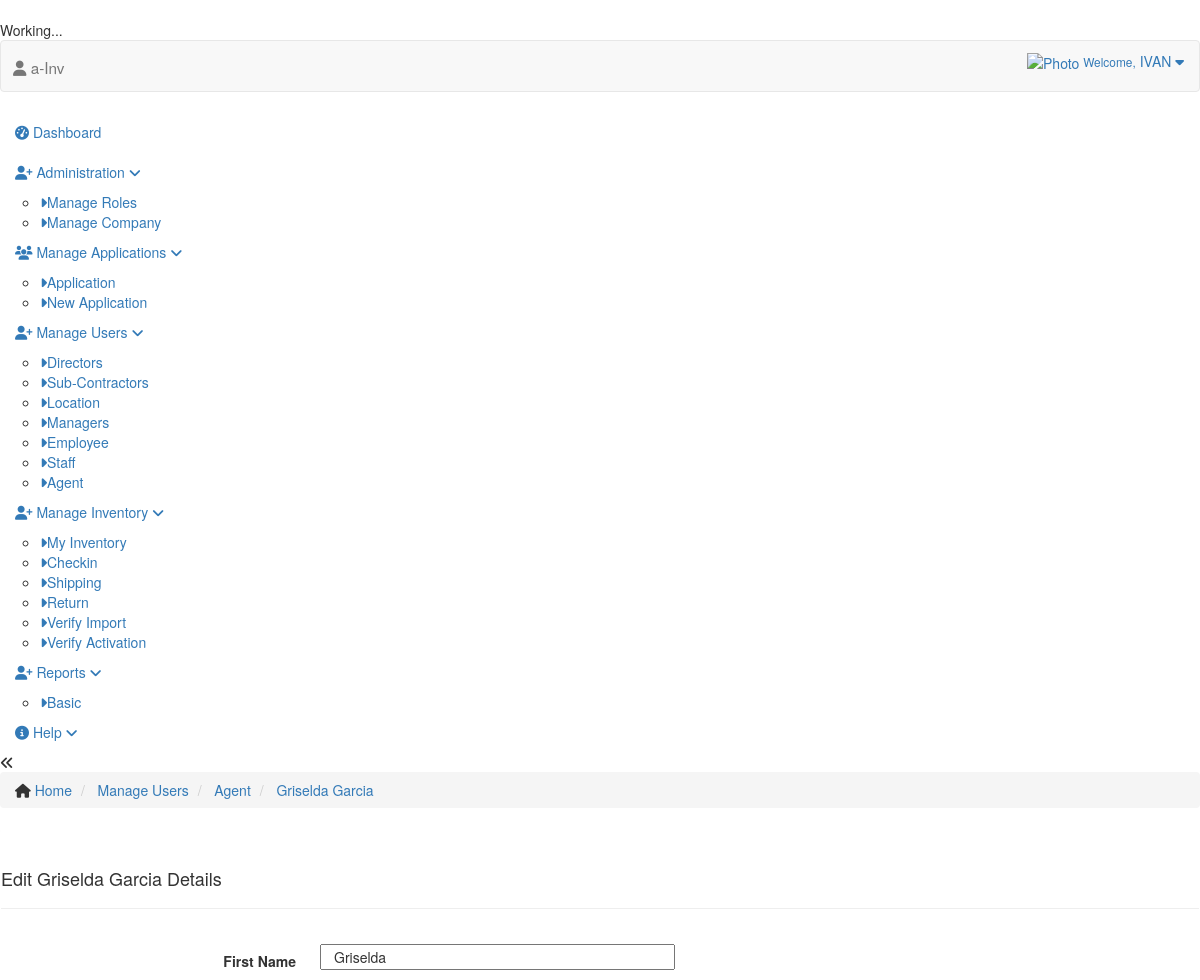
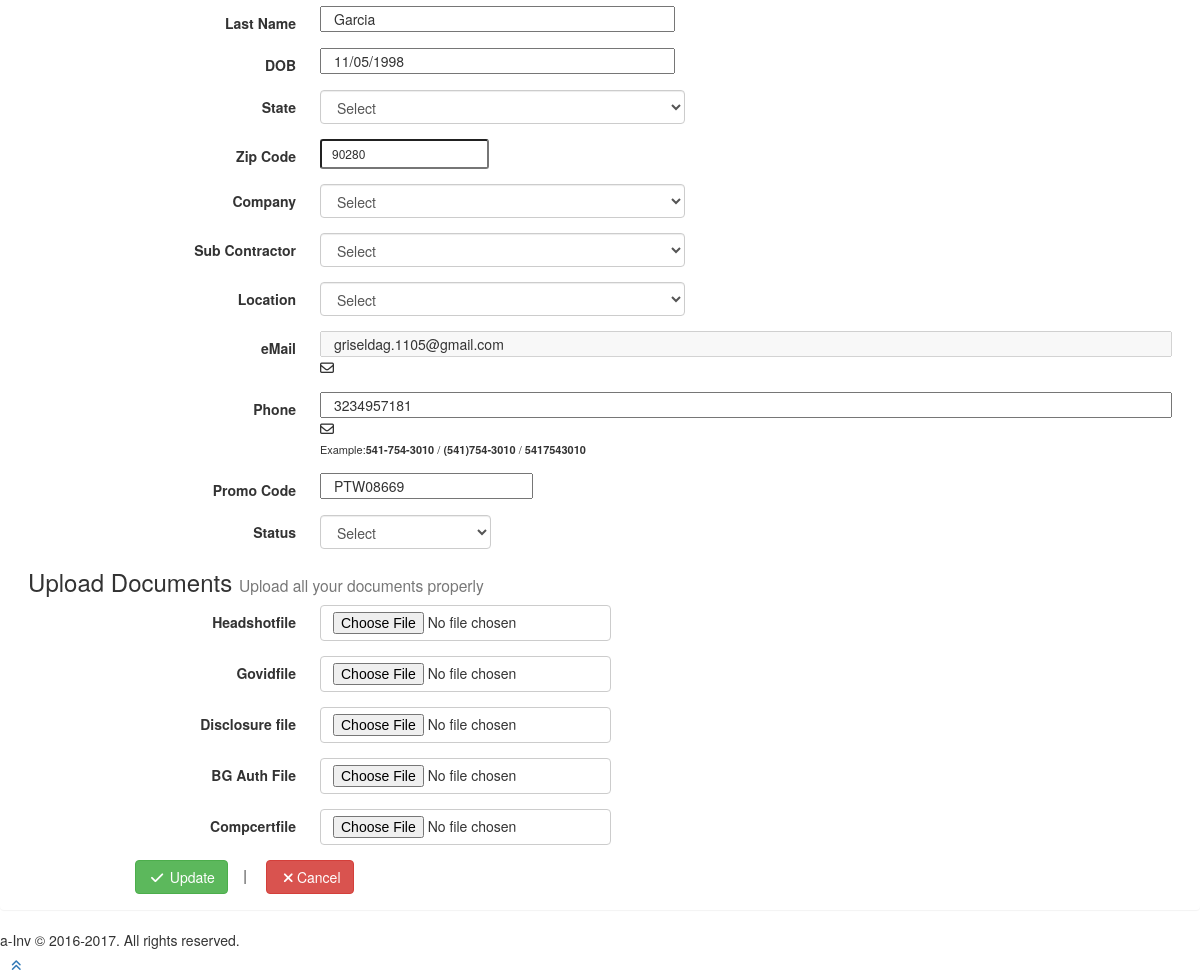
The page /users/agent/edit/20171107030833 (signed in) on the database its author committed (2 pictures, top to bottom).
### tables this page shows
CREATE TABLE IF NOT EXISTS `agents` (
  `ID` bigint(21) NOT NULL AUTO_INCREMENT,
  `FIRST_NAME` varchar(200) DEFAULT NULL,
  `LAST_NAME` varchar(200) DEFAULT NULL,
  `EMAILID` varchar(200) DEFAULT NULL,
  `STATE` varchar(30) DEFAULT NULL,
  `ZIPCODE` varchar(10) DEFAULT NULL,
  `USAC_FORM` varchar(200) DEFAULT NULL,
  `BATCH_DATE` date DEFAULT NULL,
  `AG_GROUP` varchar(100) NOT NULL,
  `DMA` varchar(50) DEFAULT NULL,
  `BATCH_YEAR` varchar(5) DEFAULT NULL,
  `PARENT_CMPNY` int(5) DEFAULT NULL,
  `ENROLLMENT_NUMBER` varchar(100) DEFAULT NULL,
  `ENROLLMENT_CHANNEL` varchar(100) DEFAULT NULL,
  `Q_STATUS` varchar(50) DEFAULT NULL,
  `STATUS_ID` int(5) DEFAULT NULL,
  `CREATED_ON` datetime DEFAULT NULL,
  `CREATED_BY` bigint(21) DEFAULT NULL,
  `HEADSHOT_FILE` varchar(200) DEFAULT NULL,
  `GOVID_FILE` varchar(200) DEFAULT NULL,
  `DISCLOSURE_FILE` varchar(200) DEFAULT NULL,
  `BG_AUTH_FILE` varchar(200) DEFAULT NULL,
  `COMP_CERT_FILE` varchar(200) DEFAULT NULL,
  `USER_ID` varchar(30) DEFAULT NULL,
  `PHONE` varchar(20) DEFAULT NULL,
  `ACTION` varchar(20) DEFAULT NULL,
  `STATUS` tinyint(2) DEFAULT '1',
  `LOCATION_ID` bigint(21) DEFAULT NULL,
  `DOB` date DEFAULT NULL,
  `SOCIAL` tinytext,
  `PROMOCODE` varchar(100) DEFAULT NULL,
  `DL` varchar(100) DEFAULT NULL,
  `SUBCNT` bigint(21) DEFAULT NULL,
  PRIMARY KEY (`ID`,`AG_GROUP`)
);

### index.php (called while the page is built, shortened)
<?php
require 'application/libs/controller.php';
require 'application/libs/model.php';
$objApp = new Application();

### application/libs/model.php (called while the page is built, shortened)
<?php
	class Model {
		public $objDBConn = NULL;
		private function openDatabaseConnection() {
			$options = array( PDO::ATTR_DEFAULT_FETCH_MODE => PDO::FETCH_OBJ, PDO::ATTR_ERRMODE => PDO::ERRMODE_WARNING );
			$this->objDBConn = new PDO(DB_TYPE . ':host=' . DB_HOST . ';dbname=' . DB_NAME, DB_USER, DB_PASS, $options);
		}
		public function getData($arrData, $getAll = false) {
			$fields = ( $arrData [ 'FIELDS' ] == '' ) ? "*" : $arrData [ 'FIELDS' ];
			$table = $arrData [ 'TABLE' ];
			$where = ( $arrData [ 'WHERE' ] ) ? " WHERE " . $arrData [ 'WHERE' ] : "";
			$orderby = '';
			$limit = '';
			$groupby = '';
			$strQuery = "SELECT " . $fields . " FROM " . $table . $where . $groupby . $orderby . $limit;
			$objStmt = $this->objDBConn->prepare($strQuery);
			$objStmt->execute();
			return ( $getAll ) ? $objStmt->fetchAll() : $objStmt->fetch();
		}
	}

### application/libs/controller.php (called while the page is built, shortened)
<?php
	class Controller {
		public function loadModel($model_name) {
			if ( file_exists('application/models/' . strtolower($model_name) . '.php') ) {
				return new $strObj();
			}
		}
		function getParameters($i = 1){
			$url = rtrim($_GET[ 'url' ], '/');
			$url = filter_var($url, FILTER_SANITIZE_URL);
			$url = explode('/', $url);
			return $url[ $i + 1 ];
		}
		function getLoggedUserRoleID() {
			return $_SESSION[ 'ROLE_ID' ];
		}
	}

### application/models/agents.php (called while the page is built, shortened)
<?php
	class agentsModel extends Model {
		function getAgent( $strAgent ) {
			$arrData[ 'FIELDS' ] = "A.*";
			$arrData[ 'FIELDS' ] .= ", ( SELECT S.NAME FROM " . COMPANY_USERS . " S WHERE S.USER_ID = A.SUBCNT ) AS SUBC";
			$arrData[ 'FIELDS' ] .= ", ( SELECT L.NAME FROM " . LOCATION . " L WHERE A.LOCATION_ID = L.ID ) AS LOCATION";
			$arrData[ 'FIELDS' ] .= ", ( SELECT L2.ADDRESS FROM " . LOCATION . " L2 WHERE A.LOCATION_ID = L2.ID ) AS ADDRESS";
			$arrData[ 'TABLE' ] = AGENTS . " A";
			$arrData[ 'WHERE' ] = "A.USER_ID = '" . $strAgent . "'";
			return $this->getData($arrData);
		}
	}

### application/views/users/editagent.php (the view, shortened to what this page needs)
<div class="main-content">
	<div class="main-content-inner">
		<div class="breadcrumbs ace-save-state" id="breadcrumbs">
			<ul class="breadcrumb">
				<li> <i class="ace-icon fa fa-home home-icon"></i> <a href="#">Home</a> </li>
				<li> <a href="#">Manage Users</a> </li>
				<li> <a href="#">Agent</a> </li>
				<li> <a href="#"><?php echo $arrAgent->FIRST_NAME ?>  <?php echo $arrAgent->LAST_NAME ?></a></li>
			</ul>
		</div>
		<div class="page-content">
			<div class="panel">
				<div class="page-header">
					<h4>Edit <?php echo $arrAgent->FIRST_NAME ?>  <?php echo $arrAgent->LAST_NAME ?> Details</h4>
				</div>
				<div class="panel-body">
				<div class="">
				<div class="col-xs-12">
				<form class="form-horizontal" role="form" ENCTYPE="multipart/form-data"
				      id="agent_add_form" name="agent_add_form" method="post" action="/users/agent/edit/<?php echo $arrAgent->USER_ID ?>">
				<div class="form-group">
					<label class="col-sm-3 control-label no-padding-right" for="form-field-1"> First Name </label>
					<div class="col-sm-9">
						<input value="<?php echo $arrAgent->FIRST_NAME ?>" type="text" id="firstname" name="firstname" placeholder="First Name" class="required col-xs-10 col-sm-5"/>
					</div>
				</div>
				<div class="form-group">
					<label class="col-sm-3 control-label no-padding-right" for="form-field-1"> Last Name </label>
					<div class="col-sm-9">
						<input  value="<?php echo $arrAgent->LAST_NAME ?>" type="text" id="lastname" name="lastname"
                                placeholder="Last Name" class="required col-xs-10 col-sm-5"/>
					</div>
				</div>
                <div class="form-group">
                    <label class="col-sm-3 control-label no-padding-right" for="form-field-1"> DOB </label>
                    <div class="col-sm-9">
                        <input  value="<?php echo $arrAgent->DOB ?>" type="text" id="dob" name="dob" placeholder="Date of Birth" class="required col-xs-10 col-sm-5"/>
                    </div>
                </div>
				<div class="form-group">
					<label class="col-sm-3 control-label no-padding-right" for="form-field-1"> State </label>
					<div class="col-sm-4">
						<select class="required form-control" id="state" name="state">
							<option value="">Select</option>
						</select>
					</div>
				</div>
				<div class="form-group">
					<label class="col-sm-3 control-label no-padding-right" for="form-field-4">Zip Code</label>
					<div class="col-sm-9">
						<input value="<?php echo $arrAgent->ZIPCODE ?>" class="required zipcodeUS input-sm" type="text" id="zipcode" name="zipcode" placeholder="Zip Code"/>
					</div>
				</div>
                    <?php if( $iRole == SUPERADMIN ) { ?>
                        <div class="form-group">
                            <label class="required col-sm-3 control-label no-padding-right" for="form-field-1"> Company </label>
                            <div class="col-sm-4">
                                <select class="form-control required" id="company" name="company">
                                    <option value="">Select</option>
                                </select>
                            </div>
                        </div>
                        <div class="form-group">
                            <label class="required col-sm-3 control-label no-padding-right" for="form-field-1"  id="subcholderL">Sub Contractor</label>
                            <div class="col-sm-4" id="subcholder">
                                <select class="form-control" id="subc" name="subc">
                                    <option value="">Select</option>
                                </select>
                            </div>
                        </div>
                        <div class="form-group">
                            <label class="col-sm-3 control-label no-padding-right" for="form-field-1">Location</label>
                            <div class="col-sm-4" id="locationholder">
                                <select class="form-control" id="location" name="location">
                                    <option value="">Select</option>
                                </select>
                            </div>
                        </div>
                    <?php } ?>
				<div class="form-group">
					<label class="col-sm-3 control-label no-padding-right">eMail</label>
					<div class="col-sm-9"> <span class="input-icon">
                     <input disabled value="<?php echo $arrAgent->EMAILID ?>"
                            type="text" class="col-xs-10 col-sm-12" >
                     <i class="ace-icon fa fa-envelope-o blue"></i> </span>
					</div>
				</div>
				<div class="form-group">
					<label class="col-sm-3 control-label no-padding-right">Phone</label>
					<div class="col-sm-9"> <span class="input-icon">
                     <input value="<?php echo $arrAgent->PHONE ?>"  type="text" class="required phoneUS col-xs-10 col-sm-12" id="phone" name="phone">
                     <i class="ace-icon fa fa-envelope-o blue"></i> </span>
                        <br />
                        <span style="font-size: 11px; font-style: normal">
                        Example:<strong>541-754-3010</strong> / <strong>(541)754-3010</strong> / <strong>5417543010</strong></span>
					</div>
				</div>
                    <div class="form-group">
                        <label class="col-sm-3 control-label no-padding-right">Promo Code</label>
                        <div class="col-sm-9">
                            <input type="text" value="<?php echo $arrAgent->PROMOCODE ?>" class="required col-sm-3" id="promocode" name="promocode">
                        </div>
                    </div>
				<div class="form-group">
					<label class="col-sm-3 control-label no-padding-right">Status</label>
					<div class="col-sm-2">
						<select class="form-control" id="qstatus" name="qstatus">
							<option value="">Select</option>
						</select>
					</div>
				</div>
				<h3 class="header smaller lighter blue">
					Upload Documents
					<small>Upload all your documents properly</small>
				</h3>
				<div class="form-group">
					<label class="col-sm-3 control-label no-padding-right">Headshotfile</label>
					<div class="col-sm-9">
						<span class="btn btn-default btn-file"> <input name="headshotfile" id="headshotfile" type="file"/></span>
					</div>
				</div>
				<div class="form-group">
					<label class="col-sm-3 control-label no-padding-right">Govidfile</label>
					<div class="col-sm-9">
						<span class="btn btn-default btn-file"> <input name="govidfile" id="govidfile" type="file"/></span>
					</div>
				</div>
				<div class="form-group">
					<label class="col-sm-3 control-label no-padding-right">Disclosure file</label>
					<div class="col-sm-9">
						<span class="btn btn-default btn-file"> <input name="disclosurefile" id="disclosurefile" type="file"/></span>
					</div>
				</div>
				<div class="form-group">
					<label class="col-sm-3 control-label no-padding-right">BG Auth File</label>
					<div class="col-sm-9">
						<span class="btn btn-default btn-file"> <input name="bgauthfile" id="bgauthfile" type="file"/></span>
					</div>
				</div>
				<div class="form-group">
					<label class="col-sm-3 control-label no-padding-right">Compcertfile</label>
					<div class="col-sm-9">
						<span class="btn btn-default btn-file"> <input name="compcertfile" id="compcertfile" type="file"/></span>
					</div>
				</div>
				<div class="clearfix form-actions">
					<div class="col-md-offset-1 col-md-9">
						<button class="btn btn-success" type="submit">
                            <i class="ace-icon fa fa-fw fa-check"></i> Update
                        </button>
                        &nbsp;&nbsp; | &nbsp; &nbsp;
                        <a href="javascript:location.href='/users/agent'">
                            <button class="btn btn-danger" type="button" onclick="javascript:location.href='/users/agent'">
                                <i class="ace-icon fa fa-fw fa-times"></i>Cancel<span></span>
                            </button>
                        </a>
					</div>
				</div>
				</form>
				</div>
				</div>
				</div>
			</div>
		</div>
</div>
</div>

### rows shown on the page
agents: FIRST_NAME "Griselda", LAST_NAME "Garcia", firstname "Griselda", lastname "Garcia", dob "11/05/1998", zipcode "90280", EMAILID "griseldag.1105@gmail.com", phone "3234957181", promocode "PTW08669"

### other values the page prints
$objC->userFullName() "IVAN"
